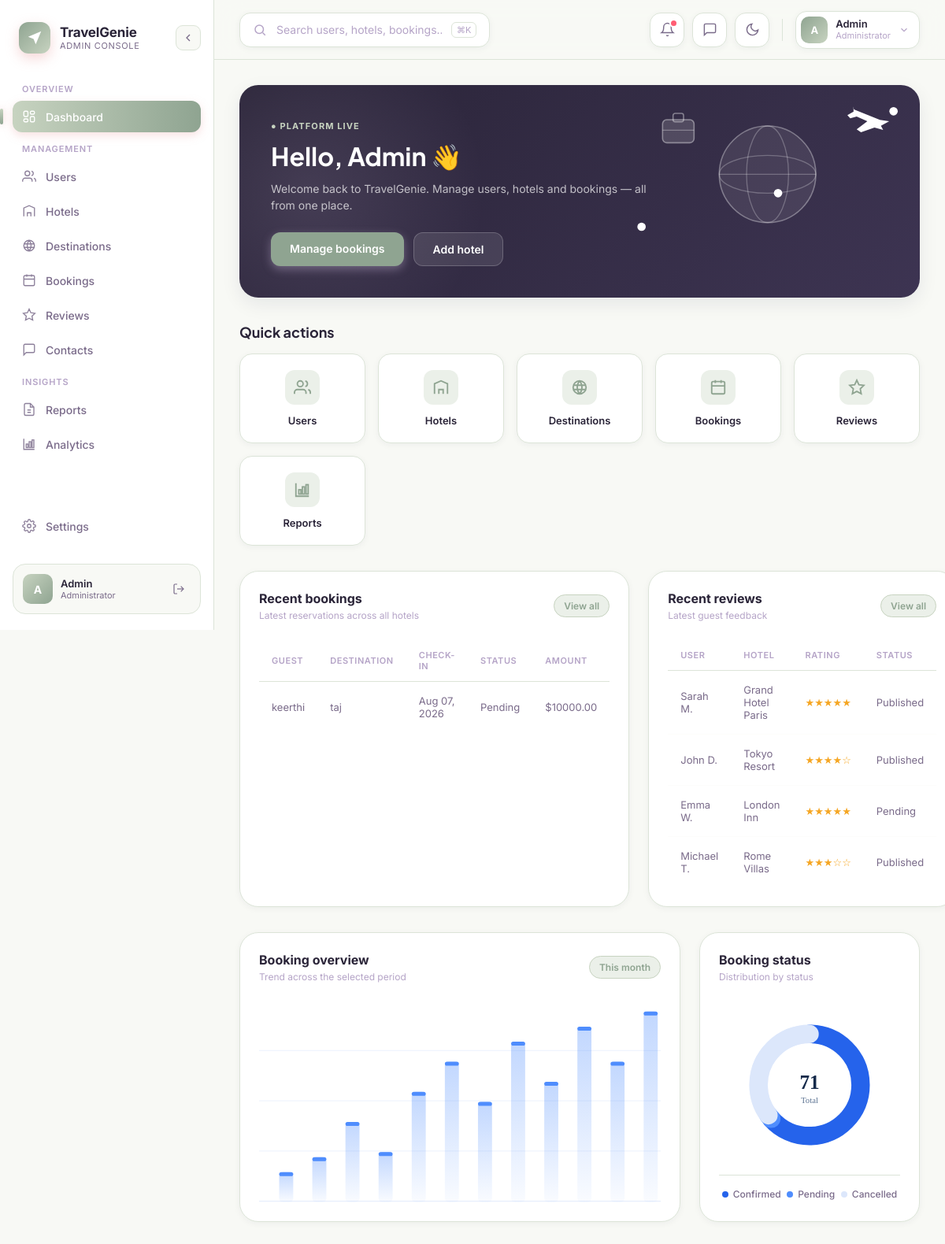
Page /adminapp/dashboard/ (signed in) on the committed database.
### mainapp/models.py (models this page shows, shortened)
class Booking(models.Model):
    booking_id = models.CharField(max_length=50, unique=True)
    guest_name = models.CharField(max_length=255)
    hotel_name = models.CharField(max_length=255)
    check_in = models.DateField()
    check_out = models.DateField()
    guests = models.IntegerField(default=1)
    amount = models.DecimalField(max_digits=10, decimal_places=2)
    status = models.CharField(max_length=20, default='pending') # confirmed, pending, cancelled
    date_added = models.DateTimeField(auto_now_add=True)

### adminapp/views.py (the view)
# urls.py: path("dashboard/", views.admin_dashboard, name="admin_dashboard"),
@login_required(login_url="mainapp:login")
def admin_dashboard(request):
    if not request.user.is_staff:
        return redirect("mainapp:dashboard")
    recent_bookings = Booking.objects.order_by("-date_added")[:5]
    recent_reviews = [
        {"user": "Sarah M.", "hotel": "Grand Hotel Paris", "rating": 5, "status": "published"},
        {"user": "John D.", "hotel": "Tokyo Resort", "rating": 4, "status": "published"},
        {"user": "Emma W.", "hotel": "London Inn", "rating": 5, "status": "pending"},
        {"user": "Michael T.", "hotel": "Rome Villas", "rating": 3, "status": "published"},
    ]
    context = {
        "recent_bookings": recent_bookings,
        "recent_reviews": recent_reviews,
        "total_confirmed": Booking.objects.filter(status="confirmed").count(),
        "total_pending": Booking.objects.filter(status="pending").count(),
        "total_cancelled": Booking.objects.filter(status="cancelled").count(),
    }
    return render(request, "adminapp/admin_dashboard.html", context)

### adminapp/templates/adminapp/admin_dashboard.html (shortened to what this page needs)
{% extends 'adminapp/admin_base.html' %}
{% load static %}
{% block page_id %}dashboard{% endblock %}
{% block extra_css %}
<link rel="stylesheet" href="{% static 'adminapp/css/dashboard.css' %}">
{% endblock %}
{% block content %}
<div class="dashboard-content">
  <section class="hero">
    <div class="hero-glow"></div>
    <div class="hero-left">
      <span class="hero-eyebrow">● Platform live</span>
      <h1>Hello, Admin 👋</h1>
      <p>Welcome back to TravelGenie. Manage users, hotels and bookings — all from one place.</p>
      <div class="hero-actions">
        <a href="{% url 'adminapp:bookings' %}" class="hero-btn primary">Manage bookings</a>
        <a href="{% url 'adminapp:hotels' %}" class="hero-btn ghost">Add hotel</a>
      </div>
    </div>
    <div class="hero-art">
    </div>
  </section>
  <section>
    <div class="section-head">
      <h2>Quick actions</h2>
    </div>
    <div class="quick-grid">
      <a href="{% url 'adminapp:users' %}" class="qa-card">
        <div class="qa-icon">
          <svg viewBox="0 0 24 24" fill="none" stroke="currentColor" stroke-width="2"><path d="M17 21v-2a4 4 0 00-4-4H5a4 4 0 00-4 4v2"/><circle cx="9" cy="7" r="4"/><path d="M23 21v-2a4 4 0 00-3-3.87"/><path d="M16 3.13a4 4 0 010 7.75"/></svg>
        </div>
        <div class="qa-title">Users</div>
      </a>
      <a href="{% url 'adminapp:hotels' %}" class="qa-card">
        <div class="qa-icon">
          <svg viewBox="0 0 24 24" fill="none" stroke="currentColor" stroke-width="2"><path d="M3 21V7l9-4 9 4v14"/><path d="M9 21v-6h6v6"/></svg>
        </div>
        <div class="qa-title">Hotels</div>
      </a>
      <a href="{% url 'adminapp:destinations' %}" class="qa-card">
        <div class="qa-icon">
          <svg viewBox="0 0 24 24" fill="none" stroke="currentColor" stroke-width="2"><circle cx="12" cy="12" r="9"/><path d="M3.6 9h16.8M3.6 15h16.8M12 3a14 14 0 010 18M12 3a14 14 0 000 18"/></svg>
        </div>
        <div class="qa-title">Destinations</div>
      </a>
      <a href="{% url 'adminapp:bookings' %}" class="qa-card">
        <div class="qa-icon">
          <svg viewBox="0 0 24 24" fill="none" stroke="currentColor" stroke-width="2"><rect x="3" y="4" width="18" height="17" rx="2"/><path d="M16 2v4M8 2v4M3 10h18"/></svg>
        </div>
        <div class="qa-title">Bookings</div>
      </a>
      <a href="{% url 'adminapp:reviews' %}" class="qa-card">
        <div class="qa-icon">
          <svg viewBox="0 0 24 24" fill="none" stroke="currentColor" stroke-width="2"><path d="M12 2l2.9 6.3 6.9.9-5 4.8 1.3 6.8L12 17.6l-6.1 3.2 1.3-6.8-5-4.8 6.9-.9L12 2z"/></svg>
        </div>
        <div class="qa-title">Reviews</div>
      </a>
      <a href="{% url 'adminapp:reports' %}" class="qa-card">
        <div class="qa-icon">
          <svg viewBox="0 0 24 24" fill="none" stroke="currentColor" stroke-width="2"><path d="M3 3v18h18"/><rect x="7" y="12" width="3" height="6"/><rect x="12" y="8" width="3" height="10"/><rect x="17" y="5" width="3" height="13"/></svg>
        </div>
        <div class="qa-title">Reports</div>
      </a>
    </div>
  </section>
  <section class="row-2">
    <div class="card">
      <div class="card-head">
        <div>
          <div class="card-title">Recent bookings</div>
          <div class="card-sub">Latest reservations across all hotels</div>
        </div>
        <a href="{% url 'adminapp:bookings' %}" class="pill-btn">View all</a>
      </div>
      <table>
        <thead>
          <tr>
            <th>Guest</th>
            <th>Destination</th>
            <th>Check-in</th>
            <th>Status</th>
            <th>Amount</th>
          </tr>
        </thead>
        <tbody>
          {% if recent_bookings %}
            {% for b in recent_bookings %}
            <tr>
              <td>{{ b.guest_name }}</td>
              <td>{{ b.hotel_name }}</td>
              <td>{{ b.check_in|date:"M d, Y" }}</td>
              <td><span class="status-badge status-{{ b.status }}">{{ b.status|title }}</span></td>
              <td>${{ b.amount }}</td>
            </tr>
            {% endfor %}
          {% endif %}
        </tbody>
      </table>
    </div>
    <div class="card">
      <div class="card-head">
        <div>
          <div class="card-title">Recent reviews</div>
          <div class="card-sub">Latest guest feedback</div>
        </div>
        <a href="{% url 'adminapp:reviews' %}" class="pill-btn">View all</a>
      </div>
      <table>
        <thead>
          <tr>
            <th>User</th>
            <th>Hotel</th>
            <th>Rating</th>
            <th>Status</th>
          </tr>
        </thead>
        <tbody>
          {% if recent_reviews %}
            {% for r in recent_reviews %}
            <tr>
              <td>{{ r.user }}</td>
              <td>{{ r.hotel }}</td>
              <td style="color: #F5A623;">
                {% if r.rating == 5 %}★★★★★{% elif r.rating == 4 %}★★★★☆{% elif r.rating == 3 %}★★★☆☆{% elif r.rating == 2 %}★★☆☆☆{% else %}★☆☆☆☆{% endif %}
              </td>
              <td><span class="status-badge status-{{ r.status }}">{{ r.status|title }}</span></td>
            </tr>
            {% endfor %}
          {% endif %}
        </tbody>
      </table>
    </div>
  </section>
  <section class="row-2">
    <div class="card chart-card">
      <div class="card-head">
        <div>
          <div class="card-title">Booking overview</div>
          <div class="card-sub">Trend across the selected period</div>
        </div>
        <button class="pill-btn">This month</button>
      </div>
      <div class="chart-canvas">
      </div>
    </div>
    <div class="card donut-card" data-confirmed="{{ total_confirmed }}" data-pending="{{ total_pending }}" data-cancelled="{{ total_cancelled }}">
      <div class="card-head">
        <div>
          <div class="card-title">Booking status</div>
          <div class="card-sub">Distribution by status</div>
        </div>
      </div>
      <div class="chart-canvas">
        <svg viewBox="0 0 200 200" style="max-width:180px;">
          <circle cx="100" cy="100" r="72" fill="none" stroke="#EEF3FC" stroke-width="26"/>
          <circle cx="100" cy="100" r="72" fill="none" stroke="#DCE7FB" stroke-width="26" stroke-dasharray="1 452" stroke-linecap="round"/>
        </svg>
      </div>
      <div class="legend-row">
        <div class="legend-item"><span class="legend-dot" style="background:#2563EB"></span>Confirmed</div>
        <div class="legend-item"><span class="legend-dot" style="background:#4F8DFD"></span>Pending</div>
        <div class="legend-item"><span class="legend-dot" style="background:#DCE7FB"></span>Cancelled</div>
      </div>
    </div>
  </section>
</div>
{% endblock %}

### adminapp/static/adminapp/css/admin_base.css (style rules this page uses)
:root { --bg:#F8F9F5; --card:#FFFFFF; --navy:#2A2438; --navy-soft:#3D3452; --navy-line:rgba(255,255,255,0.08); --blue:#8FA491; --blue-2:#C7D3C0; --gold:#CCA76C; --ink:#2A2438; --ink-soft:#7A6B8A; --ink-faint:#B5A4C7; --line:#DCE4D8; --table-row-line:#FDFDFB; --pill-bg:#EBF0E9; --pill-line:#C7D3C0; --search-bg:#FFFFFF; --topbar-bg:rgba(248,249,245,0.85); --shadow-sm: 0 2px 8px rgba(15,31,61,0.05); --shadow-md: 0 8px 24px rgba(15,31,61,0.08); --shadow-lg: 0 20px 48px rgba(15,31,61,0.12); --r-lg: 24px; --r-md: 16px; --r-sm: 10px; --r-pill: 999px; --sidebar-w: 272px; --sidebar-w-collapsed: 88px; --topbar-h: 76px; }
*, *::before, *::after { box-sizing:border-box; }
html, body { margin:0; padding:0; }
body { background:var(--bg); color:var(--ink); font-family:'Inter', sans-serif; -webkit-font-smoothing:antialiased; }
h1,h2,h3,h4,.font-display { font-family:'Plus Jakarta Sans', sans-serif; }
a { color:inherit; text-decoration:none; }
button { font-family:inherit; }
body, .card, .sidebar, .topbar, .nav-item, .icon-btn, .profile-chip, .search-wrap, .btn, .badge { transition: background-color .3s ease, color .3s ease, border-color .3s ease, box-shadow .3s ease; }
.card { background:var(--card); border-radius:var(--r-lg); border:1px solid var(--line); box-shadow:var(--shadow-sm); padding:24px; }
.pill-btn { font-size:12px; font-weight:600; color:var(--blue); background:var(--pill-bg); border:1px solid var(--pill-line); padding:6px 12px; border-radius:var(--r-pill); cursor:pointer; }

### rows in the picture
Booking: guest_name "keerthi", hotel_name "taj", check_in "Aug 07, 2026", status "Pending", amount "10000.00"

### other values in the picture
{{ r.user }} "Sarah M." "John D." "Emma W." "Michael T."
{{ r.hotel }} "Grand Hotel Paris" "Tokyo Resort" "London Inn" "Rome Villas"
{{ r.status|title }} "Published" "Published" "Pending" "Published"
